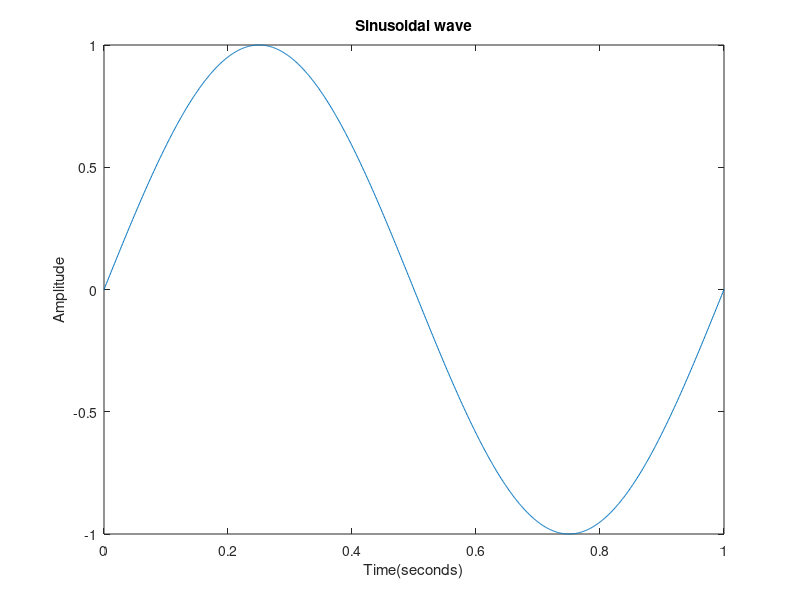

MATLAB code for this plot: (Note: this script raises an error after producing the figure.)
% Name - Mayank Tilokchandani
% PRN No.- 20240802543

F = 1;
A = 1;
time = 0:0.001:1;

w = 2*pi*F;
x = A*sin(w*time);
% we add pi to change the phase shift of sine wave to 180 degree 

plot(time,x);

xlabel('Time(seconds)')
ylabel('Amplitude')
title('Sinusoidal wave')

% phase shift = 0 degree for sine wave 
% phase shift = 90 degree for cose wave





% Misc. Watermark
annotation('textbox', 'String', '20240802543', 'FontSize', 30, 'Color', [0.5, 0.5, 0.5],'EdgeColor', 'none', 'HorizontalAlignment', 'center', 'Rotation', 45);
